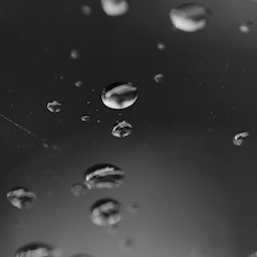
%> input picture Project4/Drops.jpeg, 257 x 257 px
$ octave Project4.m   (GNU Octave 9; MATLAB toolbox functions it lacks are replaced by stand-ins)
%> lines starting %> are read from the running program, lines starting %| are printed output that depends on the picture; in (x1, y1, x2, y2) boxes, pixels count from 0 and x2, y2 are one past the last pixel; in counts of white or black regions, pixels touching at a corner belong together; the program's own positions count from 1
%Housekeeping commands
clear all
close all

Drops=imread('Drops.jpeg'); %reading in image
%> Drops is the input picture: size 257x257x3 uint8; min 0, max 240, mean 57.2
Drops=im2gray(Drops); %converting to grayscale
%> Drops: size 257x257 uint8
FDrops=fft2(Drops); %proforming the Fourier transfrom
%Displaying the Freq response and shiting it
imagesc(log10(abs(fftshift(FDrops))))
colormap('gray') %use gray colormap
axis off image %axis opperations
title('Fourier Transform') %Title
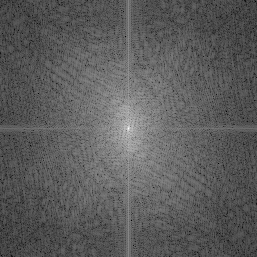
%> displayed picture: size 257x257x3, on the screen's scale of 0 to 255; min 0, max 255, mean 92.1
exportgraphics(gcf,'FFTDrops.png','Resolution',300)%saving image

%Creating an array with 0 in the center that is the width of the image
x=-(length(Drops)-1)/2 :(length(Drops)-1)/2;
%> x = 257 values from -128 to 128

[X,Y]=meshgrid(x);%meshgrid to make 2 2d arrays to multiple

R=sqrt(X.^2 + Y.^2); %getting distance from the center point
%Finding there the disnace is less then 1/8 radius (1/4 diameter)
circlow=cast(R<length(Drops)/8,'double');

%Displaying mask
figure
imagesc(circlow)
colormap('gray')
axis off image
title('Low Pass Circle')
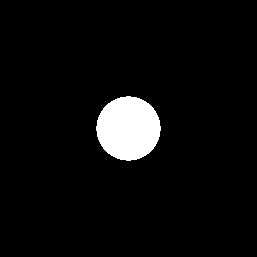
%> displayed picture: size 257x257x3, on the screen's scale of 0 to 255; 4.9% white; 1 white region, box (x1, y1, x2, y2) and area: (96, 96, 161, 161) 3241
exportgraphics(gcf,'LowPassMask.png','Resolution',300)
%applying filter to FFT
FDropsLow=fftshift(FDrops).*circlow;

DropsLow=abs(ifft2(FDropsLow));% inverse Fourier transfrom
%displaying inverse Fourier transfrom
figure
imagesc(DropsLow)
colormap('gray')
axis off image
title('Drops Low Pass')
exportgraphics(gcf,'DropsLowPass.png','Resolution',300)

%creating unifrom filter
NormFilter=ones(3); %memory allocation
NormFilter=1/sum(NormFilter,'all').*NormFilter;%making normalization kernal

%padding array on all sides to fit image
PadNorm=padarray(NormFilter,[(length(Drops)-1)/2 (length(Drops)-1)/2],0);
FPadNorm=fft2(PadNorm);%Fourier transfrom
%displaing Fourier transfrom
figure
imagesc(abs(fftshift(FPadNorm)))
colormap('gray')
title('Fourier Transform of Uniform Filter')
colormap('gray')
axis off image
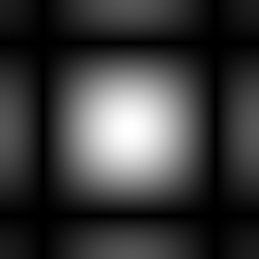
%> displayed picture: size 259x259x3, on the screen's scale of 0 to 255; min 0, max 255, mean 58.2
exportgraphics(gcf,'FUniform.png','Resolution',300)

%Finding values greater than 1/2 the width of the image (1/4 radius)
circhigh=cast(R>length(Drops)/4,'double');
%displaying Figure
figure
imagesc(circhigh)
colormap('gray')
%some werid stuff i had to do cause it was cropping on export
box on
set(gca,'xtick',[])
set(gca,'xticklabel',[])
set(gca,'ytick',[])
set(gca,'yticklabel',[])
axis image
title('High Pass Circle')
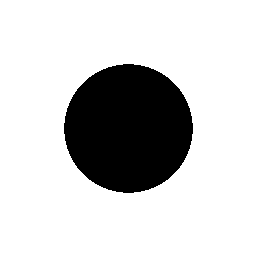
%> displayed picture: size 257x257x3, on the screen's scale of 0 to 255; 80.4% white; 1 black region, box (x1, y1, x2, y2) and area: (64, 64, 193, 193) 12965
exportgraphics(gcf,'HighPassMask.png','Resolution',300)
%applying mask
FDropsHigh=fftshift(FDrops).*circhigh;

DropsHigh=abs(ifft2(FDropsHigh)); %inverse Fourier transfrom
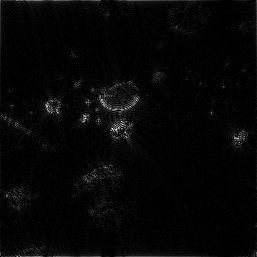
%> DropsHigh: size 257x257 double; min 1.29e-05, max 57.05, mean 1.5; drawn with min black and max white
figure
imagesc(DropsHigh)
colormap('gray')
axis off image
box on
title('Drops High Pass')
exportgraphics(gcf,'DropsHighPass.png','Resolution',300)

sobx=[1 0 -1;2 0 -2;1 0 -1]; %Creating Sobel opperator
PadSobx=padarray(sobx,[(length(Drops)-1)/2 (length(Drops)-1)/2],0);
FSobx=fft2(PadSobx); %Fourier transfrom
soby=sobx'; %Creating Sobel opperator
PadSoby=padarray(soby,[(length(Drops)-1)/2 (length(Drops)-1)/2],0);
FSoby=fft2(PadSoby);Fourier transfrom
%> (this line was passed over: Fourier is not available in this run)
figure
imagesc(abs(fftshift(FSoby))+abs(fftshift(FSobx)));% adding and dispalying
title('Fourier Transform of Sobel Edge Detectors')
colormap('gray')
axis off image
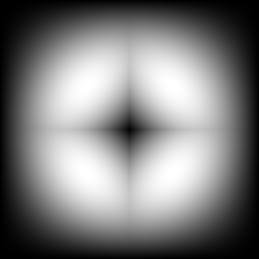
%> displayed picture: size 259x259x3, on the screen's scale of 0 to 255; min 0, max 255, mean 125
exportgraphics(gcf,'FSobel.png','Resolution',300)
